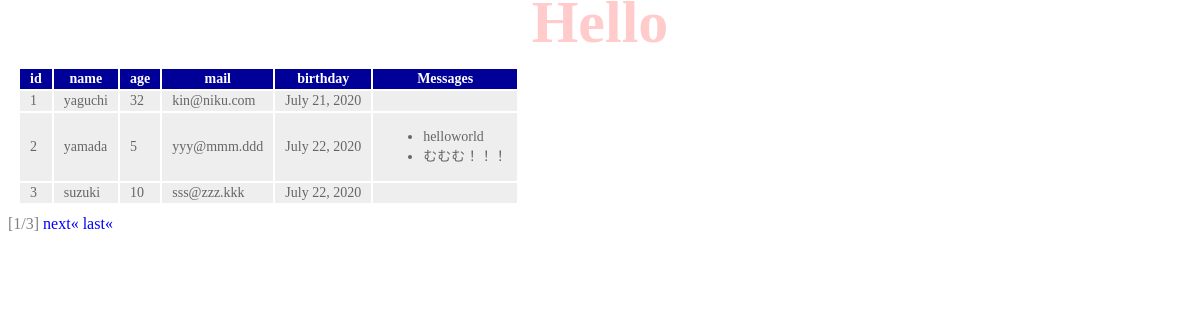
/hello/, run on the app's committed database.
### hello/models.py (models this page shows, shortened)
class Friend(models.Model):
  name = models.CharField(max_length=100, validators=[number_only])
  mail = models.EmailField(max_length=200)
  gender = models.BooleanField()
  age = models.IntegerField()
  birthday = models.DateField()

class Message(models.Model):
  friend = models.ForeignKey(Friend, on_delete=models.CASCADE)
  title = models.CharField(max_length=100)
  content = models.CharField(max_length=300)
  pub_date = models.DateTimeField(auto_now_add=True)
  class Meta:
    ordering = ('pub_date',)

### hello/views.py (the view)
# urls.py: path('', views.index, name='index'),
def index(request, num=1):
    data = Friend.objects.all()
    page = Paginator(data, 3)
    params = {
        'title': 'Hello',
        'message':'',
        'data': page.get_page(num),
    }
    return render(request, 'hello/index.html', params)

### hello/templates/hello/index.html (shortened to what this page needs)
{% load static %}
<!DOCTYPE html>
<html lang="ja">
<head>
  <link rel="stylesheet" type="text/css"
    href="{% static 'hello/css/style.css' %}" />
</head>
<body>
  <h1>{{title}}</h1>
  <table>
    <tr>
      <th>id</th>
      <th>name</th>
      <th>age</th>
      <th>mail</th>
      <th>birthday</th>
      <th>Messages</th>
    </tr>
  {% for item in data %}
    <tr>
      <td>{{item.id}}</td>
      <td>{{item.name}}</td>
      <td>{{item.age}}</td>
      <td>{{item.mail}}</td>
      <td>{{item.birthday}}</td>
      <td><ul>
        {% for ob in item.message_set.all %}
          <li>{{ob.title}}</li>
        {% endfor %}
      </ul></td>
    </tr>
  {% endfor %}
  </table>
  <div>
    <span class="current">
      [{{data.number}}/{{data.paginator.num_pages}}]
    </span>
    {% if data.has_next %}
      <a href="{% url 'index' %}{{data.next_page_number }}">next&laquo;</a>
      <a href="{% url 'index' %}{{data.paginator.num_pages}}">last&laquo;</a>
    {% endif %}
  </div>
</body>
</html>

### hello/static/hello/css/style.css (style rules this page uses)
body { color: gray; font-size: 16px; }
h1 { color: red; opacity: 0.2; font-size: 60px; margin-top: -20px; margin-bottom: 0px; text-align: center; }
a { color: blue; text-decoration: none; }
table { margin: 10px; font-size: 14px; }
table tr th { background-color: #009; color: white; padding: 2px 10px; border-width: 2px; }
table tr td { background-color: #eee; color: #666; padding: 2px 10px; border-width: 2px; }

### data on the page
Friend: id "1", name "yaguchi", age "32", mail "kin@niku.com", birthday "July 21, 2020"
Friend: id "2", name "yamada", age "5", mail "yyy@mmm.ddd", birthday "July 22, 2020"
Message: title "helloworld"
Message: title "むむむ！！！"
Friend: id "3", name "suzuki", age "10", mail "sss@zzz.kkk", birthday "July 22, 2020"

### other printed values
{{ data.number }} "1"
{{ data.paginator.num_pages }} "3"
